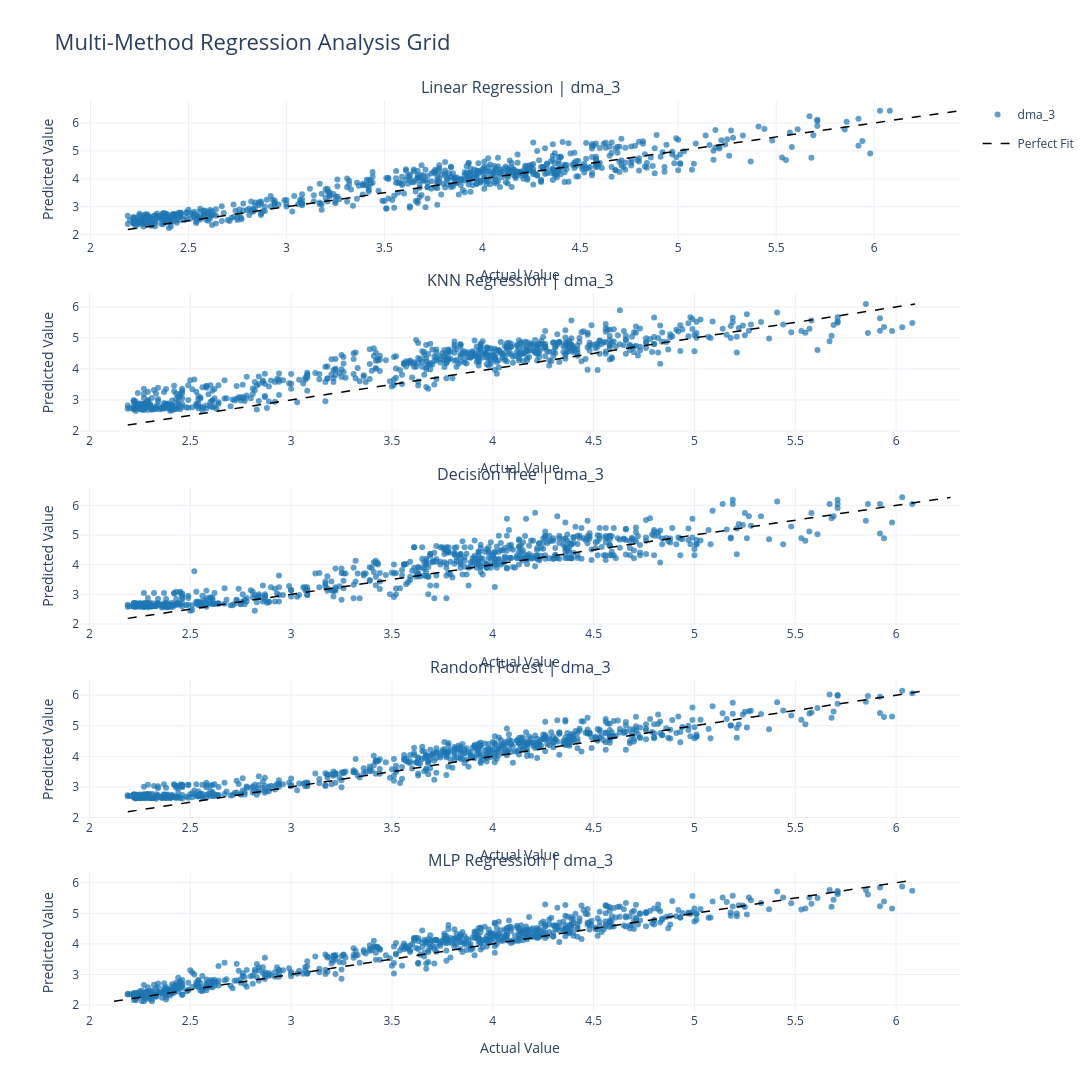

Notebook code for this chart:
### Code cell
dfs_list = [linear_df, knn_df, decision_tree_df, random_forest_df, mlp_df]
model_names = [
    "Linear Regression",
    "KNN Regression",
    "Decision Tree",
    "Random Forest",
    "MLP Regression",
]
targets = [
    {
        "name": f"{dma_name}",
        "true": f"{dma_name}",
        "pred": f"{dma_name}_pred",
        "color": "#1f77b4",
    }
]
fig = plot_methods_grid(dfs_list, model_names, targets)
fig.show()

### Figure 1 — Plotly figure (JSON) as saved in the notebook; plotly's stock layout.template omitted (floating-point values rounded to 4 significant figures; data arrays with more than 128 entries replaced by an {"elided": "..."} marker saying what was removed)
{"data": [{"hovertemplate": "<b>Linear Regression</b><br>Actual: %{x}<br>Predicted: %{y}<extra></extra>", "legendgroup": "dma_3", "marker": {"color": "#1f77b4", "opacity": 0.7, "size": 6}, "mode": "markers", "name": "dma_3", "showlegend": true, "type": "scatter", "x": {"elided": "721 float values"}, "xaxis": "x", "y": {"elided": "721 float values"}, "yaxis": "y"}, {"legendgroup": "Perfect Fit", "line": {"color": "black", "dash": "dash", "width": 1.5}, "mode": "lines", "name": "Perfect Fit", "showlegend": true, "type": "scatter", "x": [2.19, 6.438], "xaxis": "x", "y": [2.19, 6.438], "yaxis": "y"}, {"hovertemplate": "<b>KNN Regression</b><br>Actual: %{x}<br>Predicted: %{y}<extra></extra>", "legendgroup": "dma_3", "marker": {"color": "#1f77b4", "opacity": 0.7, "size": 6}, "mode": "markers", "name": "dma_3", "showlegend": false, "type": "scatter", "x": {"elided": "721 float values"}, "xaxis": "x2", "y": {"elided": "721 float values"}, "yaxis": "y2"}, {"legendgroup": "Perfect Fit", "line": {"color": "black", "dash": "dash", "width": 1.5}, "mode": "lines", "name": "Perfect Fit", "showlegend": false, "type": "scatter", "x": [2.19, 6.094], "xaxis": "x2", "y": [2.19, 6.094], "yaxis": "y2"}, {"hovertemplate": "<b>Decision Tree</b><br>Actual: %{x}<br>Predicted: %{y}<extra></extra>", "legendgroup": "dma_3", "marker": {"color": "#1f77b4", "opacity": 0.7, "size": 6}, "mode": "markers", "name": "dma_3", "showlegend": false, "type": "scatter", "x": {"elided": "721 float values"}, "xaxis": "x3", "y": {"elided": "721 float values"}, "yaxis": "y3"}, {"legendgroup": "Perfect Fit", "line": {"color": "black", "dash": "dash", "width": 1.5}, "mode": "lines", "name": "Perfect Fit", "showlegend": false, "type": "scatter", "x": [2.19, 6.27], "xaxis": "x3", "y": [2.19, 6.27], "yaxis": "y3"}, {"hovertemplate": "<b>Random Forest</b><br>Actual: %{x}<br>Predicted: %{y}<extra></extra>", "legendgroup": "dma_3", "marker": {"color": "#1f77b4", "opacity": 0.7, "size": 6}, "mode": "markers", "name": "dma_3", "showlegend": false, "type": "scatter", "x": {"elided": "721 float values"}, "xaxis": "x4", "y": {"elided": "721 float values"}, "yaxis": "y4"}, {"legendgroup": "Perfect Fit", "line": {"color": "black", "dash": "dash", "width": 1.5}, "mode": "lines", "name": "Perfect Fit", "showlegend": false, "type": "scatter", "x": [2.19, 6.146], "xaxis": "x4", "y": [2.19, 6.146], "yaxis": "y4"}, {"hovertemplate": "<b>MLP Regression</b><br>Actual: %{x}<br>Predicted: %{y}<extra></extra>", "legendgroup": "dma_3", "marker": {"color": "#1f77b4", "opacity": 0.7, "size": 6}, "mode": "markers", "name": "dma_3", "showlegend": false, "type": "scatter", "x": {"elided": "721 float values"}, "xaxis": "x5", "y": {"elided": "721 float values"}, "yaxis": "y5"}, {"legendgroup": "Perfect Fit", "line": {"color": "black", "dash": "dash", "width": 1.5}, "mode": "lines", "name": "Perfect Fit", "showlegend": false, "type": "scatter", "x": [2.121, 6.08], "xaxis": "x5", "y": [2.121, 6.08], "yaxis": "y5"}], "layout": {"annotations": [{"font": {"size": 16}, "showarrow": false, "text": "Linear Regression | dma_3", "x": 0.5, "xanchor": "center", "xref": "paper", "y": 1, "yanchor": "bottom", "yref": "paper"}, {"font": {"size": 16}, "showarrow": false, "text": "KNN Regression | dma_3", "x": 0.5, "xanchor": "center", "xref": "paper", "y": 0.788, "yanchor": "bottom", "yref": "paper"}, {"font": {"size": 16}, "showarrow": false, "text": "Decision Tree | dma_3", "x": 0.5, "xanchor": "center", "xref": "paper", "y": 0.576, "yanchor": "bottom", "yref": "paper"}, {"font": {"size": 16}, "showarrow": false, "text": "Random Forest | dma_3", "x": 0.5, "xanchor": "center", "xref": "paper", "y": 0.364, "yanchor": "bottom", "yref": "paper"}, {"font": {"size": 16}, "showarrow": false, "text": "MLP Regression | dma_3", "x": 0.5, "xanchor": "center", "xref": "paper", "y": 0.152, "yanchor": "bottom", "yref": "paper"}], "height": 1900, "showlegend": true, "title": {"font": {"size": 22}, "text": "Multi-Method Regression Analysis Grid"}, "width": 1300, "xaxis": {"anchor": "y", "domain": [0, 1], "title": {"text": "Actual Value"}}, "xaxis2": {"anchor": "y2", "domain": [0, 1], "title": {"text": "Actual Value"}}, "xaxis3": {"anchor": "y3", "domain": [0, 1], "title": {"text": "Actual Value"}}, "xaxis4": {"anchor": "y4", "domain": [0, 1], "title": {"text": "Actual Value"}}, "xaxis5": {"anchor": "y5", "domain": [0, 1], "title": {"text": "Actual Value"}}, "yaxis": {"anchor": "x", "domain": [0.848, 1], "title": {"text": "Predicted Value"}}, "yaxis2": {"anchor": "x2", "domain": [0.636, 0.788], "title": {"text": "Predicted Value"}}, "yaxis3": {"anchor": "x3", "domain": [0.424, 0.576], "title": {"text": "Predicted Value"}}, "yaxis4": {"anchor": "x4", "domain": [0.212, 0.364], "title": {"text": "Predicted Value"}}, "yaxis5": {"anchor": "x5", "domain": [0, 0.152], "title": {"text": "Predicted Value"}}}}
